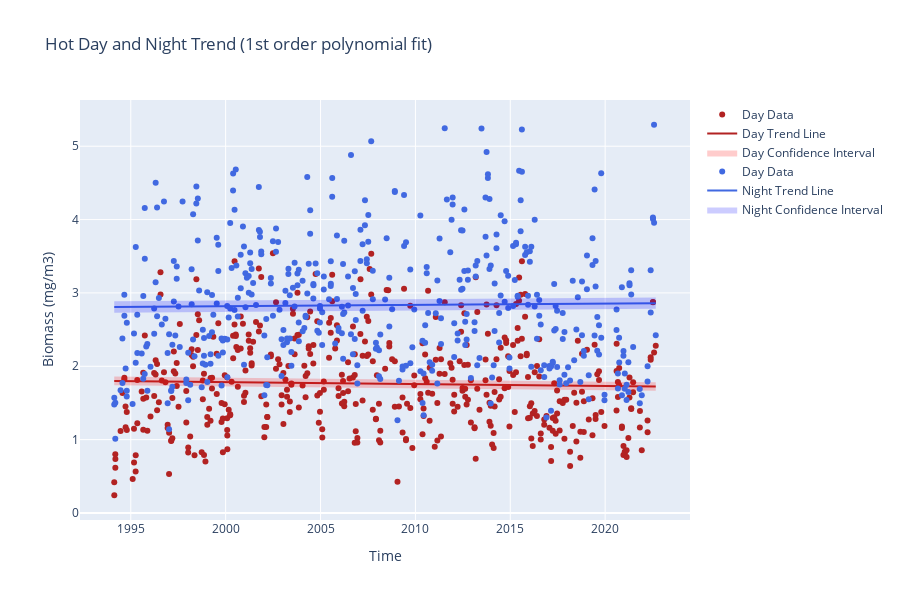

The notebook cell saved with this chart:
### Code cell
confidence_level = 0.95
day_data = data["day"][:, 0, 0, 0].dropna(dim="time")
night_data = data["night"][:, 0, 0, 0].dropna(dim="time")

plot_trend(day_data, night_data, poly_order=1).update_layout(
    title=f"{station} Day and Night Trend (1st order polynomial fit)",
    xaxis_title="Time",
    yaxis_title="Biomass (mg/m3)",
).show()

### Figure 1 — Plotly figure (JSON) as saved in the notebook; plotly's stock layout.template omitted (floating-point values rounded to 4 significant figures; data arrays with more than 128 entries replaced by an {"elided": "..."} marker saying what was removed)
{"data": [{"marker": {"color": "firebrick"}, "mode": "markers", "name": "Day Data", "type": "scatter", "x": {"elided": "450 str values"}, "y": {"elided": "450 float values"}}, {"line": {"color": "firebrick"}, "mode": "lines", "name": "Day Trend Line", "type": "scatter", "x": {"elided": "450 str values"}, "y": {"elided": "450 float values"}}, {"fill": "toself", "fillcolor": "rgba(255, 0, 0, 0.2)", "line": {"color": "rgba(0, 0, 0, 0)"}, "name": "Day Confidence Interval", "type": "scatter", "x": {"elided": "900 str values"}, "y": {"elided": "900 float values"}}, {"marker": {"color": "royalblue"}, "mode": "markers", "name": "Day Data", "type": "scatter", "x": {"elided": "454 str values"}, "y": {"elided": "454 float values"}}, {"line": {"color": "royalblue"}, "mode": "lines", "name": "Night Trend Line", "type": "scatter", "x": {"elided": "454 str values"}, "y": {"elided": "454 float values"}}, {"fill": "toself", "fillcolor": "rgba(0, 0, 255, 0.2)", "line": {"color": "rgba(0, 0, 0, 0)"}, "name": "Night Confidence Interval", "type": "scatter", "x": {"elided": "908 str values"}, "y": {"elided": "908 float values"}}], "layout": {"height": 600, "title": {"text": "Hot Day and Night Trend (1st order polynomial fit)"}, "xaxis": {"title": {"text": "Time"}}, "yaxis": {"title": {"text": "Biomass (mg/m3)"}}}}
